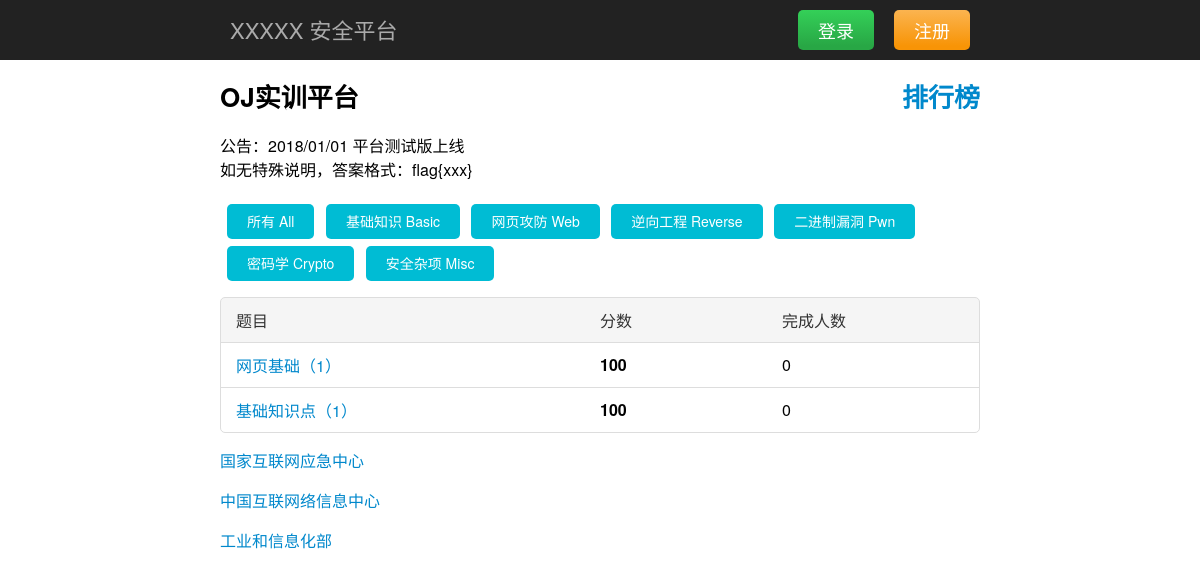
The page / on the database its author committed.
### tables this page shows
CREATE TABLE IF NOT EXISTS `catalog` (
  `id` int(10) unsigned NOT NULL AUTO_INCREMENT,
  `name` varchar(255) DEFAULT NULL,
  PRIMARY KEY (`id`),
  UNIQUE KEY `id` (`id`) USING BTREE
);

CREATE TABLE IF NOT EXISTS `problem` (
  `id` int(10) unsigned NOT NULL AUTO_INCREMENT,
  `type` int(10) unsigned DEFAULT '0',
  `time` bigint(20) unsigned DEFAULT '0',
  `title` varchar(255) DEFAULT NULL,
  `content` text,
  `url` varchar(255) DEFAULT NULL,
  `score` int(10) unsigned DEFAULT '0',
  `flag` varchar(255) DEFAULT NULL,
  PRIMARY KEY (`id`),
  UNIQUE KEY `id` (`id`) USING BTREE,
  KEY `type` (`type`) USING BTREE,
  KEY `time` (`time`) USING BTREE
);

### config.php (called while the page is built, shortened)
<?php
function RunDB($sql_query){
    $result=mysql_query($sql_query);
    return $result;
}
?>

### index.php (the view, shortened to what this page needs)
<?php
include 'config.php';
$page_count = $GLOBALS['index_page_count'];
$catalog = array();
$row = array();
$row['id'] = 0;
$row['name'] = '所有 All';
array_push($catalog, $row);
$result = RunDB("SELECT `id`, `name` FROM `catalog`");
if (mysql_num_rows($result) > 0) {
    while ($row = mysql_fetch_assoc($result)) {
        array_push($catalog, $row);
    }
}
@$g_id = $_GET['id'];
@$g_id = (int) $g_id;
@$g_p = $_GET['p'];
@$g_p = (int) $g_p;
if (!isset($g_p) || !is_numeric($g_p) || !is_int((int) $g_p) || $g_p <= 0) $g_p = 1;
$page_offset = ($g_p - 1) * $page_count;
$problem = array();
$result = RunDB("SELECT `id`, `title`, `score` FROM `problem` WHERE `type` = {$g_id} ORDER BY `time` DESC LIMIT {$page_offset}, {$page_count}");
if (mysql_num_rows($result) > 0) {
    while ($row = mysql_fetch_assoc($result)) {
        $result_1 = RunDB("SELECT COUNT(*) FROM `achieve` WHERE `problemid` = {$row['id']}");
        $row['solved'] = mysql_fetch_row($result_1);
        $row['solved'] = (int) $row['solved'][0];
        if (isset($_SESSION['user'])) {
            $result_2 = RunDB("SELECT COUNT(*) FROM `achieve` WHERE `userid` = {$_SESSION['user']} AND `problemid` = {$row['id']}");
            $row['achieve'] = mysql_fetch_row($result_2);
            $row['achieve'] = (int) $row['achieve'][0];
        }else{
            $row['achieve'] = 0;
        }
        array_push($problem, $row);
    }
}else{
    $result = RunDB("SELECT `id`, `title`, `score` FROM `problem` ORDER BY `time` DESC LIMIT {$page_offset}, {$page_count}");
    while ($row = mysql_fetch_assoc($result)) {
        $result_1 = RunDB("SELECT COUNT(*) FROM `achieve` WHERE `problemid` = {$row['id']}");
        $row['solved'] = mysql_fetch_row($result_1);
        $row['solved'] = (int) $row['solved'][0];
        if (isset($_SESSION['user'])) {
            $result_2 = RunDB("SELECT COUNT(*) FROM `achieve` WHERE `userid` = {$_SESSION['user']} AND `problemid` = {$row['id']}");
            $row['achieve'] = mysql_fetch_row($result_2);
            $row['achieve'] = (int) $row['achieve'][0];
        }else{
            $row['achieve'] = 0;
        }
        array_push($problem, $row);
    }
}
?>
<!DOCTYPE html>
<html lang="zh">
<head>
    <link rel="stylesheet" type="text/css" href="static/style.min.css" />
</head>
<body>
    <div id="header">
        <header>
            <a id="title" href="./"><?php echo $GLOBALS['site_name']; ?></a>
            <?php if (isset($_SESSION['user'])) { ?>
                <a id="logout" href="logout.php">注销 <?php echo $user_name; ?></a>
                <a id="ucenter" href="ucenter.php">用户中心</a>
            <?php }else{ ?>
                <a id="register" href="register.php">注册</a>
                <a id="login" href="login.php">登录</a>
            <?php } ?>
        </header>
    </div>
    <div id="container">
    <p><?php echo $GLOBALS['announce_index']; ?></p>
    <?php foreach ($catalog as $row) { ?>
    <a id="tag" href="?id=<?php echo $row['id']; ?>"><?php echo $row['name']; ?></a>
    <?php } ?>
    <ul id="problems">
        <li class="heading">题目<span>完成人数</span><span>分数</span></li>
        <?php foreach ($problem as $row) { ?>
            <li class="problem-<?php if ($row['achieve'] == 0) echo 'un'; ?>solved">
                <a class="problem-title" href="problem.php?id=<?php echo $row['id']; ?>"><?php echo $row['title']; ?></a>
                <span class="problem-user-solved"><?php echo $row['solved']; ?></span>
                <span class="problem-score"><?php echo $row['score']; ?></span>
            </li>
        <?php } ?>
    </ul>
    <div id="footer"><?php echo $GLOBALS['footer']; ?></div>
    <div class="empty" style="height:50px;"></div>
    </div>
</body>
</html>

### rows shown on the page
catalog: name "基础知识 Basic"
catalog: name "网页攻防 Web"
catalog: name "逆向工程 Reverse"
catalog: name "二进制漏洞 Pwn"
catalog: name "密码学 Crypto"
catalog: name "安全杂项 Misc"
problem: title "网页基础（1）", solved "0", score "100"
problem: title "基础知识点（1）", solved "0", score "100"

### other values the page prints
$GLOBALS['site_name'] "XXXXX 安全平台"
$GLOBALS['announce_index'] "OJ实训平台 排行榜 公告：2018/01/01 平台测试版上线 如无特殊说明，答案格式：flag{xxx}"
$row['name'] "所有 All"
$GLOBALS['footer'] "国家互联网应急中心 中国互联网络信息中心 工业和信息化部"
